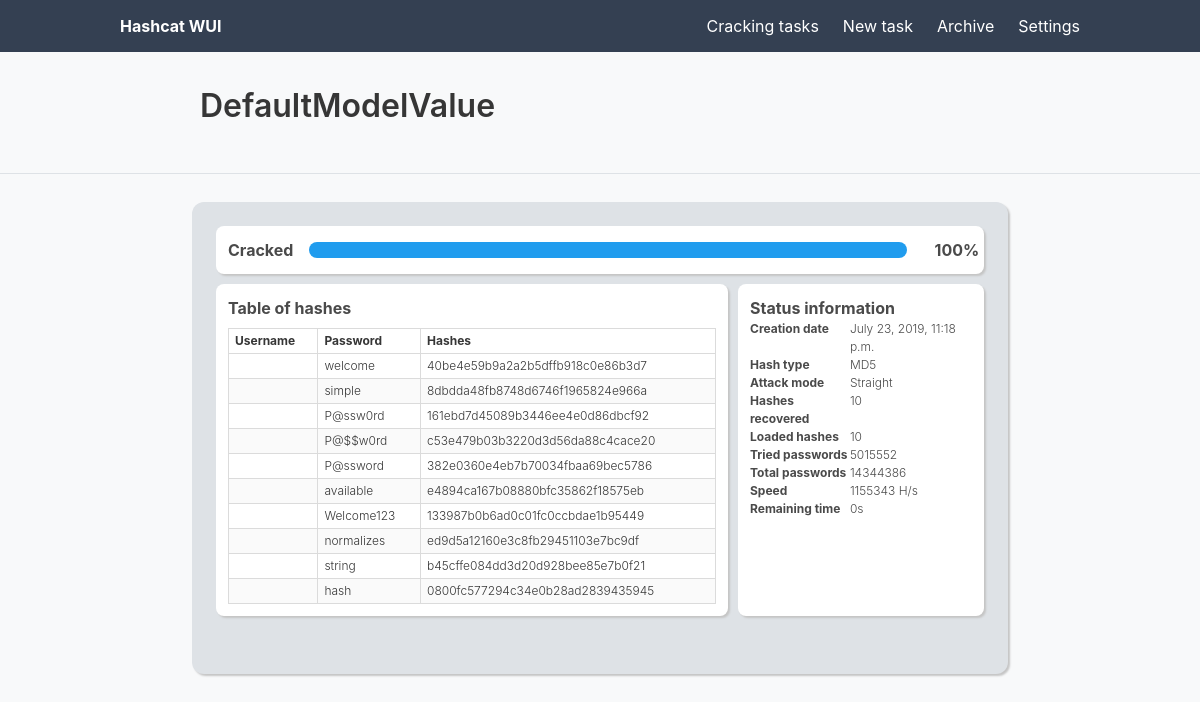
The page /status/1 on the database its author committed.
### hashcat/models.py (models this page shows)
class CrackingTask(models.Model):
	name = models.CharField(max_length=200, default="DefaultModelValue")
	status = models.IntegerField()
	speed = models.IntegerField()
	recoveredHashes = models.IntegerField()
	totalLoadedHashes = models.IntegerField()
	triedPasswords = models.IntegerField()
	totalPasswords = models.IntegerField()
	startDate = models.DateTimeField('date created', default=timezone.now)
	hashType = models.IntegerField()
	attackMode = models.IntegerField()
	sessionID = models.UUIDField(unique=True, default=uuid.uuid4, editable=False)
	def statusText(self):
		switcher = {
			0: "Starting",
			3: "Running",
			5: "Exhausted",
			6: "Cracked",
			7: "Aborted",
			8: "Quit"
		}
		return switcher.get(self.status,"Invalid_Status")
	def progressPercent(self):
		if(self.status==6):
				return round(100, 2)
		if self.triedPasswords and self.totalPasswords:
				return round(int(self.triedPasswords)/int(self.totalPasswords)*100,2)
		else:
			return 0
	def estimatedTime(self):
		if self.triedPasswords and self.totalPasswords and self.speed:
			if(self.status==6):
				return 0
			else:
				return round((int(self.totalPasswords)-int(self.triedPasswords))/int(self.speed))
		else:
			return 0
	def attackModeText(self):
		switcher ={
			0: "Straight",
			1: "Combination",
			3: "Brute-force",
			6: "Hybrid Wordlist + Mask",
			7: "Hybrid Mask + Wordlist"
		}
		return switcher.get(self.attackMode,"Invalid_Attack_Mode")
	def hashTypeText(self):
		switcher = {
			0: "MD5",
			900: "MD4",
			5100: "Half MD5",
			100: "SHA1",
			1300: "SHA2-224",
			1400: "SHA2-256",
			10800: "SHA2-384",
			1700: "SHA2-512",
			17300: "SHA3-224",
			17400: "SHA3-256",
			17500: "SHA3-384",
			17600: "SHA3-512",
			17700: "Keccak-224",
			17800: "Keccak-256",
			17900: "Keccak-384",
			18000: "Keccak-512",
			600: "BLAKE2b-512",
			10100: "SipHash",
			6000: "RIPEMD-160",
			6100: "Whirlpool",
			6900: "GOST R 34.11-94",
			11700: "GOST R 34.11-2012 (Streebog) 256-bit, big-endian",
			11800: "GOST R 34.11-2012 (Streebog) 512-bit, big-endian",
			10: "md5($pass.$salt",
			20: "md5($salt.$pass",
			30: "md5(utf16le($pass).$salt",
			40: "md5($salt.utf16le($pass",
			3800: "md5($salt.$pass.$salt",
			3710: "md5($salt.md5($pass",
			4010: "md5($salt.md5($salt.$pass",
			4110: "md5($salt.md5($pass.$salt",
			2600: "md5(md5($pass",
			3910: "md5(md5($pass).md5($salt",
			4300: "md5(strtoupper(md5($pass",
			4400: "md5(sha1($pass",
			110: "sha1($pass.$salt",
			120: "sha1($salt.$pass",
			130: "sha1(utf16le($pass).$salt",
			140: "sha1($salt.utf16le($pass",
			4500: "sha1(sha1($pass",
			4520: "sha1($salt.sha1($pass",
			4700: "sha1(md5($pass",
			4900: "sha1($salt.$pass.$salt",
			14400: "sha1(CX",
			1410: "sha256($pass.$salt",
			1420: "sha256($salt.$pass",
			1430: "sha256(utf16le($pass).$salt",
			1440: "sha256($salt.utf16le($pass",
			1710: "sha512($pass.$salt",
			1720: "sha512($salt.$pass",
			1730: "sha512(utf16le($pass).$salt",
			1740: "sha512($salt.utf16le($pass",
			50: "HMAC-MD5 (key = $pass",
			60: "HMAC-MD5 (key = $salt",
			150: "HMAC-SHA1 (key = $pass",
			160: "HMAC-SHA1 (key = $salt",
			1450: "HMAC-SHA256 (key = $pass",
			1460: "HMAC-SHA256 (key = $salt",
			1750: "HMAC-SHA512 (key = $pass",
			1760: "HMAC-SHA512 (key = $salt",
			11750: "HMAC-Streebog-256 (key = $pass), big-endian",
			11760: "HMAC-Streebog-256 (key = $salt), big-endian",
			11850: "HMAC-Streebog-512 (key = $pass), big-endian",
			11860: "HMAC-Streebog-512 (key = $salt), big-endian",
			14000: "DES (PT = $salt, key = $pass",
			14100: "3DES (PT = $salt, key = $pass",
			14900: "Skip32 (PT = $salt, key = $pass",
			15400: "ChaCha20",
			400: "phpass",
			8900: "scrypt",
			11900: "PBKDF2-HMAC-MD5",
			12000: "PBKDF2-HMAC-SHA1",
			10900: "PBKDF2-HMAC-SHA256",
			12100: "PBKDF2-HMAC-SHA512",
			23: "Skype",
			2500: "WPA-EAPOL-PBKDF2",
			2501: "WPA-EAPOL-PMK",
			16800: "WPA-PMKID-PBKDF2",
			16801: "WPA-PMKID-PMK",
			4800: "iSCSI CHAP authentication, MD5(CHAP",
			5300: "IKE-PSK MD5",
			5400: "IKE-PSK SHA1",
			5500: "NetNTLMv1",
			5500: "NetNTLMv1+ESS",
			5600: "NetNTLMv2",
			7300: "IPMI2 RAKP HMAC-SHA1",
			7500: "Kerberos 5 AS-REQ Pre-Auth etype 23",
			8300: "DNSSEC (NSEC3",
			10200: "CRAM-MD5",
			11100: "PostgreSQL CRAM (MD5",
			11200: "MySQL CRAM (SHA1",
			11400: "SIP digest authentication (MD5",
			13100: "Kerberos 5 TGS-REP etype 23",
			16100: "TACACS",
			16500: "JWT (JSON Web Token",
			18200: "Kerberos 5 AS-REP etype 23",
			121: "SMF (Simple Machines Forum) > v1.1",
			400: "phpBB3 (MD5",
			2611: "vBulletin &lt; v3.8.5",
			2711: "vBulletin >= v3.8.5",
			2811: "MyBB 1.2",
			2811: "IPB2+ (Invision Power Board",
			8400: "WBB3 (Woltlab Burning Board",
			11: "Joomla &lt; 2.5.18",
			400: "Joomla >= 2.5.18 (MD5",
			400: "WordPress (MD5",
			2612: "PHPS",
			7900: "Drupal7",
			21: "osCommerce",
			21: "xt:Commerce",
			11000: "PrestaShop",
			124: "Django (SHA-1",
			10000: "Django (PBKDF2-SHA256",
			16000: "Tripcode",
			3711: "MediaWiki B type",
			13900: "OpenCart",
			4521: "Redmine",
			4522: "PunBB",
			12001: "Atlassian (PBKDF2-HMAC-SHA1",
			12: "PostgreSQL",
			131: "MSSQL (2000",
			132: "MSSQL (2005",
			1731: "MSSQL (2012, 2014",
			200: "MySQL323",
			300: "MySQL4.1/MySQL5",
			3100: "Oracle H: Type (Oracle 7",
			112: "Oracle S: Type (Oracle 11",
			12300: "Oracle T: Type (Oracle 12",
			8000: "Sybase ASE",
			141: "Episerver 6.x &lt; .NET 4",
			1441: "Episerver 6.x >= .NET 4",
			1600: "Apache $apr1$ MD5, md5apr1, MD5 (APR",
			12600: "ColdFusion 10",
			1421: "hMailServer",
			101: "nsldap, SHA-1(Base64), Netscape LDAP SHA",
			111: "nsldaps, SSHA-1(Base64), Netscape LDAP SSHA",
			1411: "SSHA-256(Base64), LDAP {SSHA256",
			1711: "SSHA-512(Base64), LDAP {SSHA512",
			16400: "CRAM-MD5 Dovecot",
			15000: "FileZilla Server >= 0.9.55",
			11500: "CRC32",
			3000: "LM",
			1000: "NTLM",
			1100: "Domain Cached Credentials (DCC), MS Cache",
			2100: "Domain Cached Credentials 2 (DCC2), MS Cache 2",
			15300: "DPAPI masterkey file v1",
			15900: "DPAPI masterkey file v2",
			12800: "MS-AzureSync  PBKDF2-HMAC-SHA256",
			1500: "descrypt, DES (Unix), Traditional DES",
			12400: "BSDi Crypt, Extended DES",
			500: "md5crypt, MD5 (Unix), Cisco-IOS $1$ (MD5",
			3200: "bcrypt $2*$, Blowfish (Unix",
			7400: "sha256crypt $5$, SHA256 (Unix",
			1800: "sha512crypt $6$, SHA512 (Unix",
			122: "macOS v10.4, MacOS v10.5, MacOS v10.6",
			1722: "macOS v10.7",
			7100: "macOS v10.8+ (PBKDF2-SHA512",
			6300: "AIX {smd5",
			6700: "AIX {ssha1",
			6400: "AIX {ssha256",
			6500: "AIX {ssha512",
			2400: "Cisco-PIX MD5",
			2410: "Cisco-ASA MD5",
			500: "Cisco-IOS $1$ (MD5",
			5700: "Cisco-IOS type 4 (SHA256",
			9200: "Cisco-IOS $8$ (PBKDF2-SHA256",
			9300: "Cisco-IOS $9$ (scrypt",
			22: "Juniper NetScreen/SSG (ScreenOS",
			501: "Juniper IVE",
			15100: "Juniper/NetBSD sha1crypt",
			7000: "FortiGate (FortiOS",
			5800: "Samsung Android Password/PIN",
			13800: "Windows Phone 8+ PIN/password",
			8100: "Citrix NetScaler",
			8500: "RACF",
			7200: "GRUB 2",
			9900: "Radmin2",
			125: "ArubaOS",
			7700: "SAP CODVN B (BCODE",
			7701: "SAP CODVN B (BCODE) via RFC_READ_TABLE",
			7800: "SAP CODVN F/G (PASSCODE",
			7801: "SAP CODVN F/G (PASSCODE) via RFC_READ_TABLE",
			10300: "SAP CODVN H (PWDSALTEDHASH) iSSHA-1",
			8600: "Lotus Notes/Domino 5",
			8700: "Lotus Notes/Domino 6",
			9100: "Lotus Notes/Domino 8",
			133: "PeopleSoft",
			13500: "PeopleSoft PS_TOKEN",
			11600: "7-Zip",
			12500: "RAR3-hp",
			13000: "RAR5",
			13200: "AxCrypt",
			13300: "AxCrypt in-memory SHA1",
			13600: "WinZip",
			14700: "iTunes backup &lt; 10.0",
			14800: "iTunes backup >= 10.0",
			6211: "TrueCrypt PBKDF2-HMAC-RIPEMD160 XTS 512 bit",
			6212: "TrueCrypt PBKDF2-HMAC-RIPEMD160 XTS 1024 bit",
			6213: "TrueCrypt PBKDF2-HMAC-RIPEMD160 XTS 1536 bit",
			6221: "TrueCrypt PBKDF2-HMAC-SHA512 XTS 512 bit",
			6222: "TrueCrypt PBKDF2-HMAC-SHA512 XTS 1024 bit",
			6223: "TrueCrypt PBKDF2-HMAC-SHA512 XTS 1536 bit",
			6231: "TrueCrypt PBKDF2-HMAC-Whirlpool XTS 512 bit",
			6232: "TrueCrypt PBKDF2-HMAC-Whirlpool XTS 1024 bit",
			6233: "TrueCrypt PBKDF2-HMAC-Whirlpool XTS 1536 bit",
			6241: "TrueCrypt PBKDF2-HMAC-RIPEMD160 + boot-mode XTS 512 bit",
			6242: "TrueCrypt PBKDF2-HMAC-RIPEMD160 + boot-mode XTS 1024 bit",
			6243: "TrueCrypt PBKDF2-HMAC-RIPEMD160 + boot-mode XTS 1536 bit",
			8800: "Android FDE &lt;= 4.3",
			12900: "Android FDE (Samsung DEK",
			12200: "eCryptfs" ,
			13711: "VeraCrypt PBKDF2-HMAC-RIPEMD160 XTS 512 bit",
			13712: "VeraCrypt PBKDF2-HMAC-RIPEMD160 XTS 1024 bit",
			13713: "VeraCrypt PBKDF2-HMAC-RIPEMD160 XTS 1536 bit",
			13721: "VeraCrypt PBKDF2-HMAC-SHA512 XTS 512 bit",
			13722: "VeraCrypt PBKDF2-HMAC-SHA512 XTS 1024 bit",
			13723: "VeraCrypt PBKDF2-HMAC-SHA512 XTS 1536 bit",
			13731: "VeraCrypt PBKDF2-HMAC-Whirlpool XTS 512 bit",
			13732: "VeraCrypt PBKDF2-HMAC-Whirlpool XTS 1024 bit",
			13733: "VeraCrypt PBKDF2-HMAC-Whirlpool XTS 1536 bit",
			13741: "VeraCrypt PBKDF2-HMAC-RIPEMD160 + boot-mode XTS 512 bit",
			13742: "VeraCrypt PBKDF2-HMAC-RIPEMD160 + boot-mode XTS 1024 bit",
			13743: "VeraCrypt PBKDF2-HMAC-RIPEMD160 + boot-mode",
			13751: "VeraCrypt PBKDF2-HMAC-SHA256 XTS 512 bit",
			13752: "VeraCrypt PBKDF2-HMAC-SHA256 XTS 1024 bit",
			13753: "VeraCrypt PBKDF2-HMAC-SHA256 XTS 1536 bit",
			13761: "VeraCrypt PBKDF2-HMAC-SHA256 + boot-mode XTS 512 bit",
			13762: "VeraCrypt PBKDF2-HMAC-SHA256 + boot-mode XTS 1024 bit",
			13763: "VeraCrypt PBKDF2-HMAC-SHA256 + boot-mode",
			13771: "VeraCrypt PBKDF2-HMAC-Streebog-512 XTS 512 bit",
			13772: "VeraCrypt PBKDF2-HMAC-Streebog-512 XTS 1024 bit",
			13773: "VeraCrypt PBKDF2-HMAC-Streebog-512 XTS 1536 bit",
			14600: "LUKS",
			16700: "FileVault 2",
			18300: "Apple File System (APFS",
			9700: "MS Office &lt;= 2003 $0/$1, MD5 + RC4",
			9710: "MS Office &lt;= 2003 $0/$1, MD5 + RC4, collider #1",
			9720: "MS Office &lt;= 2003 $0/$1, MD5 + RC4, collider #2",
			9800: "MS Office &lt;= 2003 $3/$4, SHA1 + RC4",
			9810: "MS Office &lt;= 2003 $3, SHA1 + RC4, collider #1",
			9820: "MS Office &lt;= 2003 $3, SHA1 + RC4, collider #2",
			9400: "MS Office 2007",
			9500: "MS Office 2010",
			9600: "MS Office 2013",
			10400: "PDF 1.1 - 1.3 (Acrobat 2 - 4",
			10410: "PDF 1.1 - 1.3 (Acrobat 2 - 4), collider #1",
			10420: "PDF 1.1 - 1.3 (Acrobat 2 - 4), collider #2",
			10500: "PDF 1.4 - 1.6 (Acrobat 5 - 8",
			10600: "PDF 1.7 Level 3 (Acrobat 9",
			10700: "PDF 1.7 Level 8 (Acrobat 10 - 11",
			16200: "Apple Secure Notes",
			9000: "Password Safe v2",
			5200: "Password Safe v3",
			6800: "LastPass + LastPass sniffed",
			6600: "1Password, agilekeychain",
			8200: "1Password, cloudkeychain",
			11300: "Bitcoin/Litecoin wallet.dat",
			12700: "Blockchain, My Wallet",
			15200: "Blockchain, My Wallet, V2",
			16600: "Electrum Wallet (Salt-Type 1-3",
			13400: "KeePass 1 (AES/Twofish) and KeePass 2 (AES",
			15500: "JKS Java Key Store Private Keys (SHA1",
			15600: "Ethereum Wallet, PBKDF2-HMAC-SHA256",
			15700: "Ethereum Wallet, SCRYPT",
			16300: "Ethereum Pre-Sale Wallet, PBKDF2-HMAC-SHA256",
			16900: "Ansible Vault",
			18100: "TOTP (HMAC-SHA1",
			99999: "Plaintext"
		}
		return switcher.get(self.hashType,"Invalid_Hash_Type")

class Hash(models.Model):
	crackingTask = models.ForeignKey(CrackingTask, on_delete=models.CASCADE)
	hashText = models.CharField(max_length=500)
	password = models.CharField(max_length=500)
	username = models.CharField(max_length=500)

### hashcat/views/gui.py (the view)
# urls.py: path('status/<int:crackTaskId>', gui.status, name='status'),
@require_http_methods(["GET"])
def status(request, crackTaskId):
        template = "hashcat/status.html"
        crackingTask = get_object_or_404(CrackingTask, pk=crackTaskId)
        context = {"crackingTask": crackingTask}
        return render(request, template, context)

### hashcat/templates/hashcat/status.html (shortened to what this page needs)
{% extends 'hashcat/base.html' %}
{% block subtitle %}{{crackingTask.name}}{% endblock %}
{% block content %}
	<div class="columns progress-column">
		<div class="column is-1 has-text-centered has-text-weight-bold" id="crackingStatus-{{crackingTask.id}}" style="width: 10%">
			{{crackingTask.statusText}}
		</div>
		<div class="column is-10" style="padding: 16px; width: 82%">
			<progress class="progress is-info" value="{{crackingTask.progressPercent}}" max="100" id="crackingProgress-{{crackingTask.id}}"></progress>
		</div>
		<div class="column is-1 has-text-centered has-text-weight-bold" id="crackingPercentage-{{crackingTask.id}}" style="width: 8%">
			{{crackingTask.progressPercent}}%
		</div>
	</div>
	<div class="columns">
		<div class="column is-8 info-column progress-column no-left-margin">
			<b>Table of hashes</b>
			<table style="width:100%; margin-top:8px;" class="table is-bordered is-striped is-narrow is-hoverable is-fullwidth has-text-weight-light is-size-7">
				<thead>
					<tr>
						<th>Username</th>
						<th>Password</th>
						<th>Hashes</th>
					</tr>
				</thead>
				<tbody>
					{% for hash in crackingTask.hash_set.all %}
						<tr>
							<td>{{ hash.username }}</td>
							<td id="{{ hash.id }}">{{ hash.password }}</td>
							<td>{{ hash.hashText }}</td>
						</tr>
					{% endfor %}
				</tbody>
			</table>
		</div>
		<div class="column info-column progress-column no-right-margin no-left-margin">
			<b>Status information</b><br>
			<table style="width:100%" class="has-text-weight-light is-size-7">
				<tr>
					<td class="has-text-weight-bold">Creation date</td><td>{{crackingTask.startDate}}</td>
				</tr>
				<tr>
					<td class="has-text-weight-bold">Hash type</td><td>{{crackingTask.hashTypeText}}</td>
				</tr>
				<tr>
					<td class="has-text-weight-bold">Attack mode</td><td>{{crackingTask.attackModeText}}</td>
				</tr>
				<tr>
					<td class="has-text-weight-bold">Hashes recovered</td><td id="recoveredHashes-{{crackingTask.id}}">{{crackingTask.recoveredHashes}}</td>
				</tr>
				<tr>
					<td class="has-text-weight-bold">Loaded hashes</td><td>{{crackingTask.totalLoadedHashes}}</td>
				</tr>
				<tr>
					<td class="has-text-weight-bold">Tried passwords</td><td id="triedPasswords-{{crackingTask.id}}">{{crackingTask.triedPasswords}}</td>
				</tr>
				<tr>
					<td class="has-text-weight-bold">Total passwords</td><td>{{crackingTask.totalPasswords}}</td>
				</tr>
				<tr>
					<td class="has-text-weight-bold">Speed</td><td id="speed-{{crackingTask.id}}">{{crackingTask.speed}} H/s</td>
				</tr>
				<tr>
					<td class="has-text-weight-bold">Remaining time</td><td id="estimatedTime-{{crackingTask.id}}">{{crackingTask.estimatedTime}}s</td>
				</tr>
			</table>
		</div>
	</div>
{% endblock %}

### static/css/base.css (style rules this page uses)
html { margin: 0; height: 100%; }
body { margin: 0; height: 100%; }
body { padding-bottom: 8px; background-color:#F8F9FA }
.no-left-margin { margin-left:0px !important; }
.no-right-margin { margin-right:0px !important; }
.progress-column { border-radius: 8px; background: white; box-shadow: 2px 2px 2px rgb(197, 197, 197); }
.info-column { margin: 10px; }

### rows shown on the page
CrackingTask: name "DefaultModelValue", statusText "Cracked", progressPercent "100", startDate "July 23, 2019, 11:18 p.m.", hashTypeText "MD5", attackModeText "Straight", recoveredHashes "10", totalLoadedHashes "10", triedPasswords "5015552", totalPasswords "14344386", speed "1155343", estimatedTime "0"
Hash: password "welcome", hashText "40be4e59b9a2a2b5dffb918c0e86b3d7"
Hash: password "simple", hashText "8dbdda48fb8748d6746f1965824e966a"
Hash: password "P@ssw0rd", hashText "161ebd7d45089b3446ee4e0d86dbcf92"
Hash: password "P@$$w0rd", hashText "c53e479b03b3220d3d56da88c4cace20"
Hash: password "P@ssword", hashText "382e0360e4eb7b70034fbaa69bec5786"
Hash: password "available", hashText "e4894ca167b08880bfc35862f18575eb"
Hash: password "Welcome123", hashText "133987b0b6ad0c01fc0ccbdae1b95449"
Hash: password "normalizes", hashText "ed9d5a12160e3c8fb29451103e7bc9df"
Hash: password "string", hashText "b45cffe084dd3d20d928bee85e7b0f21"
Hash: password "hash", hashText "0800fc577294c34e0b28ad2839435945"
